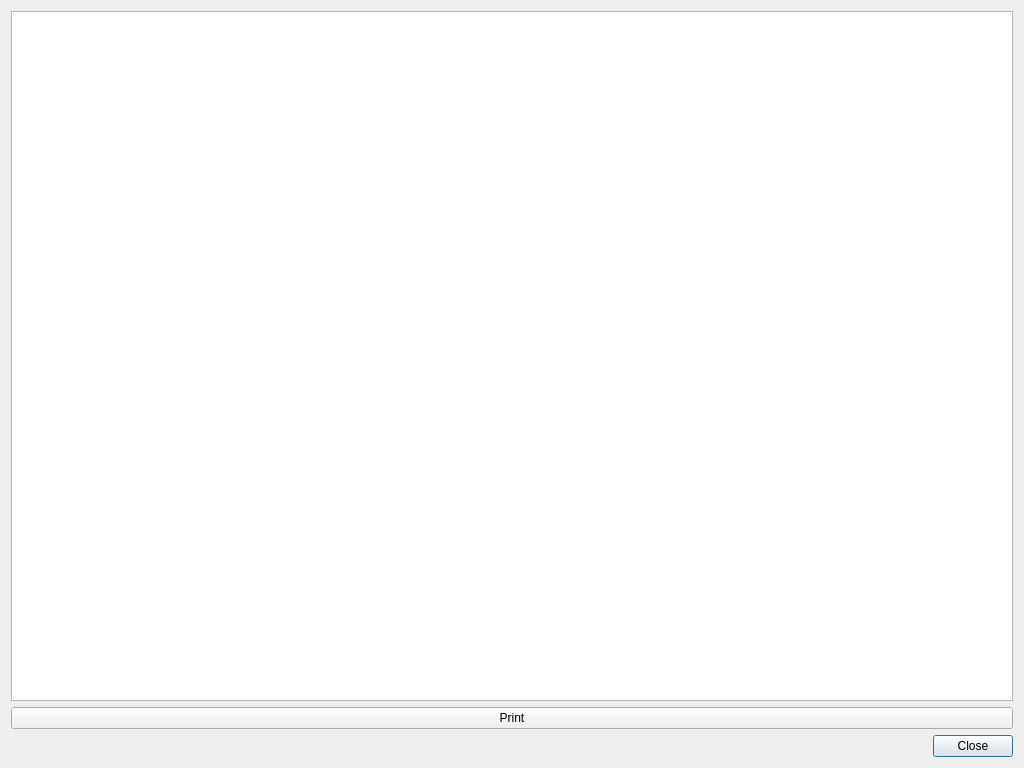
<?xml version="1.0" encoding="UTF-8"?>
<ui version="4.0">
 <class>ImagePreviewDialog</class>
 <widget class="QDialog" name="ImagePreviewDialog">
  <property name="enabled">
   <bool>true</bool>
  </property>
  <property name="geometry">
   <rect>
    <x>0</x>
    <y>0</y>
    <width>1024</width>
    <height>768</height>
   </rect>
  </property>
  <property name="sizePolicy">
   <sizepolicy hsizetype="Preferred" vsizetype="Preferred">
    <horstretch>0</horstretch>
    <verstretch>0</verstretch>
   </sizepolicy>
  </property>
  <property name="contextMenuPolicy">
   <enum>Qt::DefaultContextMenu</enum>
  </property>
  <property name="windowTitle">
   <string>Dialog</string>
  </property>
  <property name="sizeGripEnabled">
   <bool>false</bool>
  </property>
  <property name="modal">
   <bool>false</bool>
  </property>
  <layout class="QGridLayout" name="gridLayout_2">
   <item row="2" column="0">
    <widget class="QDialogButtonBox" name="buttonBox">
     <property name="orientation">
      <enum>Qt::Horizontal</enum>
     </property>
     <property name="standardButtons">
      <set>QDialogButtonBox::Close</set>
     </property>
     <property name="centerButtons">
      <bool>false</bool>
     </property>
    </widget>
   </item>
   <item row="0" column="0">
    <widget class="QGraphicsView" name="graphicsView"/>
   </item>
   <item row="1" column="0">
    <widget class="QPushButton" name="printButton">
     <property name="text">
      <string>Print</string>
     </property>
    </widget>
   </item>
  </layout>
 </widget>
 <resources/>
 <connections>
  <connection>
   <sender>buttonBox</sender>
   <signal>accepted()</signal>
   <receiver>ImagePreviewDialog</receiver>
   <slot>accept()</slot>
   <hints>
    <hint type="sourcelabel">
     <x>248</x>
     <y>254</y>
    </hint>
    <hint type="destinationlabel">
     <x>157</x>
     <y>274</y>
    </hint>
   </hints>
  </connection>
  <connection>
   <sender>buttonBox</sender>
   <signal>rejected()</signal>
   <receiver>ImagePreviewDialog</receiver>
   <slot>reject()</slot>
   <hints>
    <hint type="sourcelabel">
     <x>316</x>
     <y>260</y>
    </hint>
    <hint type="destinationlabel">
     <x>286</x>
     <y>274</y>
    </hint>
   </hints>
  </connection>
 </connections>
</ui>
